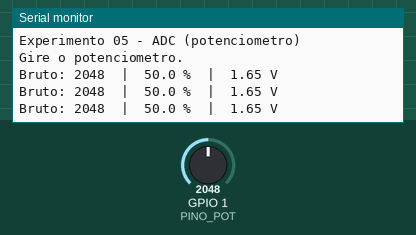
This sketch was run on a simulated ESP32-S3. Shown: the last lines printed to the serial monitor. The test bench sets the inputs (shaded band); at power-on: GPIO 1 (PINO_POT) = 2048 (analog values on the 0–4095 scale).

Above: at 1.4 s.
1.5 s: GPIO 1 (PINO_POT) set to 2866
At 2.1 s:
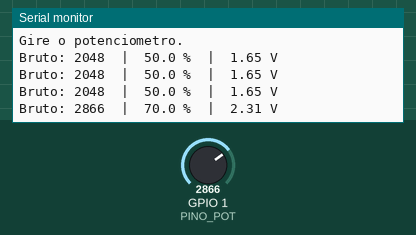
3.0 s: GPIO 1 (PINO_POT) set to 3603
At 3.6 s:
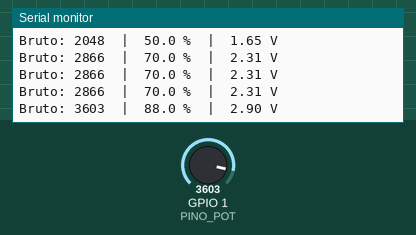
Timing chart, 0 to 6.0 s (numbered marks = the images above; inputs shaded):
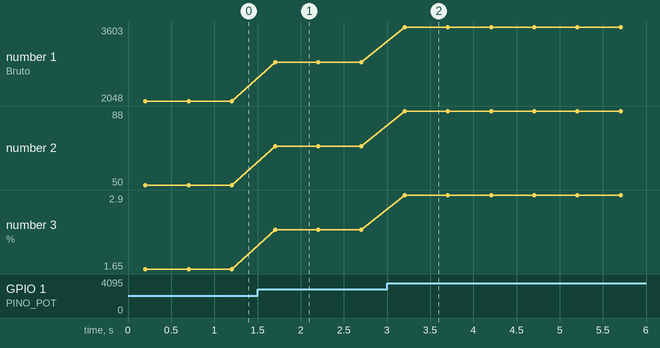

Measured:
- after the input at 1.5 s, the serial monitor: prints a new line after 0.20 s (image 1)
- after the input at 3.0 s, the serial monitor: prints a new line after 0.20 s (image 2)
- plotted number 1: 2048 → 2866 after the input at 1.5 s, 2866 → 3603 after the input at 3.0 s
- plotted number 2: 50 → 70 after the input at 1.5 s, 70 → 88 after the input at 3.0 s
- plotted number 3: 1.65 → 2.31 after the input at 1.5 s, 2.31 → 2.9 after the input at 3.0 s

The sketch:

sketch.ino
```cpp
// ============================================================================
// Experimento 05 - ADC (potenciometro)
// Nivel 2 | ESP32-S3 (Wokwi) | core Arduino-ESP32 3.x | sem bibliotecas
//
// Le a tensao de um potenciometro (SIG no GPIO1 / ADC1) e mostra no Serial:
// valor bruto (0..4095), porcentagem e tensao aproximada (0..3,3V).
//
// Conceitos: ADC de 12 bits (2^12 = 4096 niveis -> 0..4095); regra de tres
// p/ converter; o ADC do ESP32 nao e perfeitamente linear (use
// analogReadMilliVolts p/ leitura calibrada); ADC2 conflita com WiFi -> ADC1.
// ============================================================================

const int   PINO_POT = 1;      // ADC1
const float VREF     = 3.3;
const int   ADC_MAX  = 4095;

void setup() {
  Serial.begin(115200);
  delay(200);
  analogReadResolution(12);    // garante 12 bits (0..4095)
  Serial.println("Experimento 05 - ADC (potenciometro)");
  Serial.println("Gire o potenciometro.");
}

void loop() {
  int   bruto = analogRead(PINO_POT);
  float pct   = (bruto * 100.0) / ADC_MAX;
  float v     = (bruto * VREF) / ADC_MAX;
  Serial.print("Bruto: "); Serial.print(bruto);
  Serial.print("  |  ");   Serial.print(pct, 1);
  Serial.print(" %  |  "); Serial.print(v, 2); Serial.println(" V");
  delay(500);
}
```
